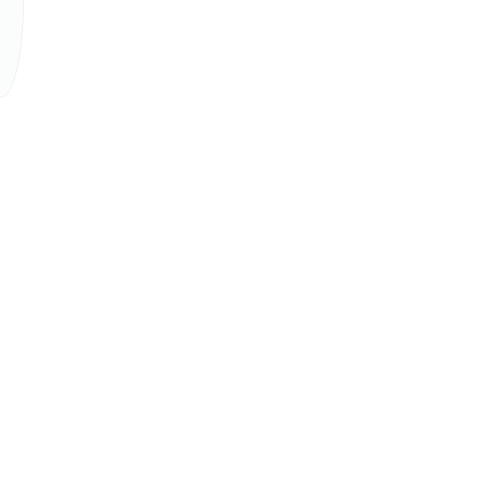
Frame 1 (no input)
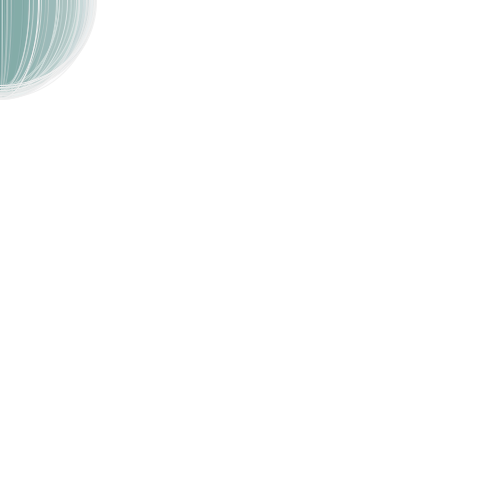
Frame 60 (the mouse pressed at the canvas centre just before this capture)
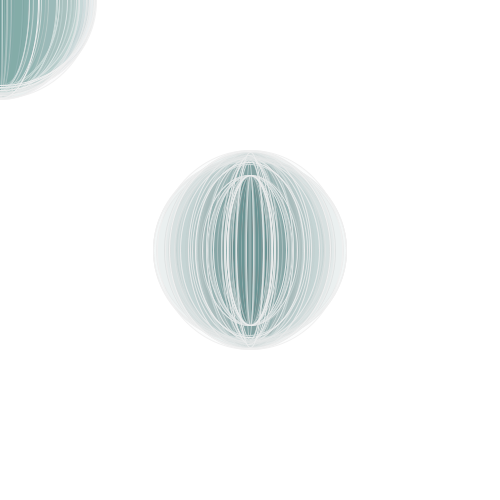
Frame 120 (the mouse held since frame 60 and released just before this capture)

The Processing sketch that drew these frames (run headless with seeded random() and noise(); from frame 60 on, the mouse is pressed at the canvas centre):

// Processing sketch: sketch_23_1_2
// ── sketch_23_1_2.pde
//EXERCISE 23.1
//void setup () {
//  size (500, 500);
//  background (255);
//  strokeWeight (2);
//}
//
//void draw () {
//  if ((mousePressed == true))
//    line (pmouseX, pmouseY, 90, 90);
//}

//EXERCISE 23.2
void setup() {
  size(500, 500);
  background(255);
  stroke(240);
}

void draw() {
  if (mousePressed) {
    ellipse (mouseX, mouseY, random(0,100), 150);
  } 
  else {
    fill(random(50, 100), random(100, 150), random(100, 150), 6);
  }
  ellipse(mouseX, mouseY, random(0, 200), random(170, 200));
}
